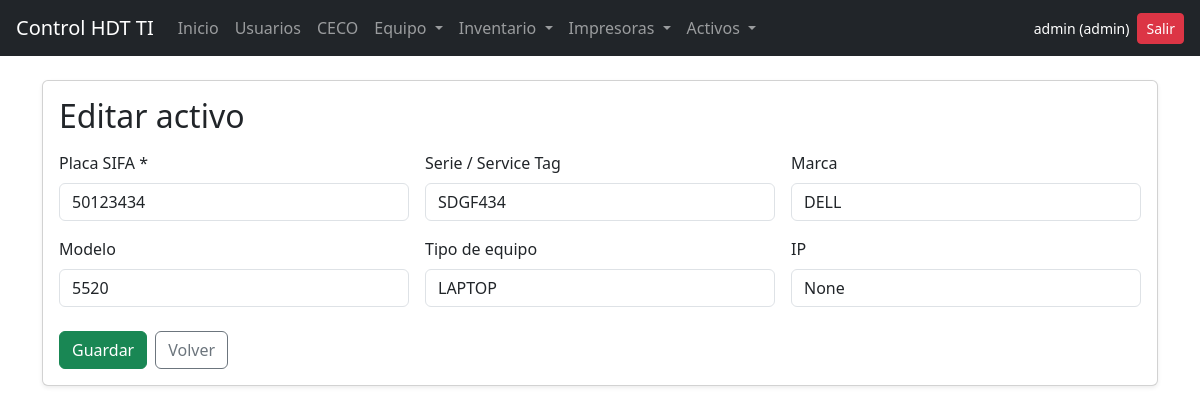
Screenshot of /activos/1/edit (signed in) with the database file from the repository.
### models/models.py (models this page shows, shortened)
class User(db.Model, UserMixin):
    id = db.Column(db.Integer, primary_key=True)
    username = db.Column(db.String(80), unique=True, nullable=False)
    password = db.Column(db.String(200), nullable=False)
    role = db.Column(db.String(20), nullable=False)  # admin | user
    entregas = db.relationship('EntregaEquipo', backref='usuario', lazy=True)
    reportes_impresora = db.relationship('ReporteImpresora', backref='usuario', lazy=True)

class ActivoTI(db.Model):
    id = db.Column(db.Integer, primary_key=True)
    placa_sifa = db.Column(db.String(50), unique=True, nullable=False)
    serie_service_tag = db.Column(db.String(100), nullable=True)
    marca = db.Column(db.String(100), nullable=True)
    modelo = db.Column(db.String(150), nullable=True)
    tipo_equipo = db.Column(db.String(100), nullable=True)
    ip = db.Column(db.String(50), nullable=True)
    activo = db.Column(db.Boolean, default=True)

### routes/activos.py (the view, shortened to what this page needs)
@activos_bp.route("/<int:activo_id>/edit", methods=["GET", "POST"])
@login_required
@admin_required
def activos_edit(activo_id):
    activo = ActivoTI.query.get_or_404(activo_id)
    return render_template("activos/form.html", mode="edit", activo=activo)

### app.py (called while the page is built)
@login_manager.user_loader
def load_user(user_id):
    return User.query.get(int(user_id))

### routes/utils.py (called while the page is built)
def admin_required(fn):
    @wraps(fn)
    def wrapper(*args, **kwargs):
        if not current_user.is_authenticated:
            abort(401)
        if current_user.role != "admin":
            abort(403)
        return fn(*args, **kwargs)
    return wrapper

### templates/activos/form.html (shortened to what this page needs)
{% extends "base.html" %}
{% block content %}
<div class="card shadow-sm">
  <div class="card-body">
    <h2 class="mb-3">{% if mode == 'edit' %}Editar activo{% else %}Agregar activo{% endif %}</h2>
    <form method="post">
      <div class="row g-3">
        <div class="col-md-4">
          <label class="form-label">Placa SIFA *</label>
          <input class="form-control" name="placa_sifa" required value="{{ activo.placa_sifa if activo else '' }}">
        </div>
        <div class="col-md-4">
          <label class="form-label">Serie / Service Tag</label>
          <input class="form-control" name="serie_service_tag" value="{{ activo.serie_service_tag if activo else '' }}">
        </div>
        <div class="col-md-4">
          <label class="form-label">Marca</label>
          <input class="form-control" name="marca" value="{{ activo.marca if activo else '' }}">
        </div>
        <div class="col-md-4">
          <label class="form-label">Modelo</label>
          <input class="form-control" name="modelo" value="{{ activo.modelo if activo else '' }}">
        </div>
        <div class="col-md-4">
          <label class="form-label">Tipo de equipo</label>
          <input class="form-control" name="tipo_equipo" value="{{ activo.tipo_equipo if activo else '' }}">
        </div>
        <div class="col-md-4">
          <label class="form-label">IP</label>
          <input class="form-control" name="ip" value="{{ activo.ip if activo else '' }}">
        </div>
      </div>
      <div class="mt-4 d-flex gap-2">
        <button class="btn btn-success" type="submit">Guardar</button>
        <a href="{{ url_for('activos.activos_list') }}" class="btn btn-outline-secondary">Volver</a>
      </div>
    </form>
  </div>
</div>
{% endblock %}

### templates/base.html (shortened to what this page needs)
<!DOCTYPE html>
<html lang="es">
<head>
    <link href="https://cdn.jsdelivr.net/npm/bootstrap@5.3.3/dist/css/bootstrap.min.css" rel="stylesheet">
</head>
<body>
    <nav class="navbar navbar-expand-lg navbar-dark bg-dark px-3">
        {% if current_user.is_authenticated %}
        {% set home_url = url_for('admin.dashboard') if current_user.role == 'admin' else url_for('user.dashboard') %}
        {% else %}
        {% set home_url = url_for('auth.login') %}
        {% endif %}
        <a class="navbar-brand" href="{{ home_url }}">Control HDT TI</a>
        <div class="collapse navbar-collapse" id="navMain">
            <ul class="navbar-nav me-auto mb-2 mb-lg-0">
                {% if current_user.is_authenticated %}
                <li class="nav-item">
                    <a class="nav-link" href="{{ home_url }}">Inicio</a>
                </li>
                {% if current_user.role == 'admin' %}
                <li class="nav-item">
                    <a class="nav-link" href="{{ url_for('admin.users_list') }}">Usuarios</a>
                </li>
                <li class="nav-item">
                    <a class="nav-link" href="{{ url_for('ceco.list_ceco') }}">CECO</a>
                </li>
                {% endif %}
                <li class="nav-item dropdown">
                    <a class="nav-link dropdown-toggle" href="#" id="navEquipo" role="button" data-bs-toggle="dropdown"
                        aria-expanded="false">
                        Equipo
                    </a>
                </li>
                <li class="nav-item dropdown">
                    <a class="nav-link dropdown-toggle" href="#" id="navInventario" role="button"
                        data-bs-toggle="dropdown" aria-expanded="false">
                        Inventario
                    </a>
                </li>
                <li class="nav-item dropdown">
                    <a class="nav-link dropdown-toggle" href="#" id="navImpresoras" role="button"
                        data-bs-toggle="dropdown" aria-expanded="false">
                        Impresoras
                    </a>
                </li>
<li class="nav-item dropdown">
  <a class="nav-link dropdown-toggle" href="#" id="navActivos" role="button"
     data-bs-toggle="dropdown" aria-expanded="false">
    Activos
  </a>
</li>
                {% endif %}
            </ul>
            <div class="d-flex align-items-center gap-2">
                {% if current_user.is_authenticated %}
                <span class="text-white small">
                    {{ current_user.username }} ({{ current_user.role }})
                </span>
                <a href="{{ url_for('auth.logout') }}" class="btn btn-danger btn-sm">Salir</a>
                {% endif %}
            </div>
        </div>
    </nav>
    <div class="container mt-4">
        {% block content %}{% endblock %}
    </div>
</body>
</html>

### rows the page displays
User: username "admin", role "admin"
ActivoTI: placa_sifa "50123434", serie_service_tag "SDGF434", marca "DELL", modelo "5520", tipo_equipo "LAPTOP", ip "None"
